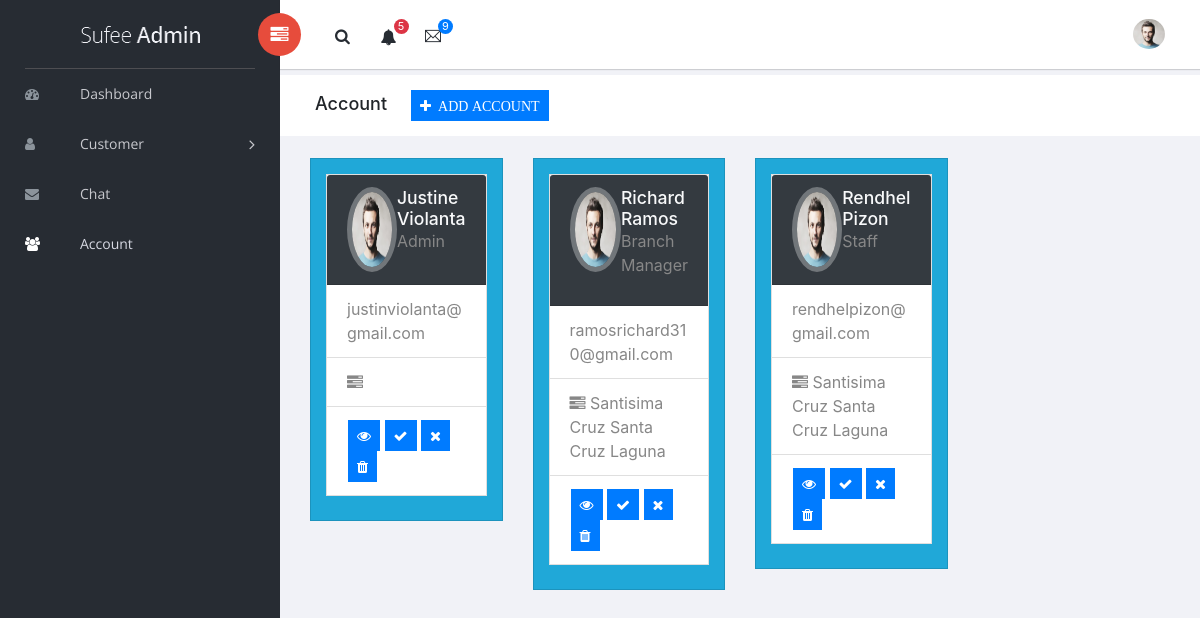
Page /branch_manager/account.php (signed in) on the committed database.
### tables this page shows
CREATE TABLE `user_info` (
  `acc_no` int(11) NOT NULL,
  `name` text NOT NULL,
  `position` enum('Admin','Branch Manager','Staff') NOT NULL,
  `user_bday` datetime DEFAULT NULL,
  `user_mobile` bigint(11) NOT NULL,
  `user_age` int(11) NOT NULL,
  `user_address` varchar(255) NOT NULL,
  `user_gender` varchar(11) NOT NULL,
  `user_edu` varchar(255) NOT NULL,
  `user_status` text NOT NULL
);

CREATE TABLE `acc_cred` (
  `acc_no` int(11) NOT NULL,
  `email` varchar(49) DEFAULT NULL,
  `password` varchar(15) DEFAULT NULL,
  `acc_status` enum('Pending','Approved','Declined') NOT NULL,
  `date_created` timestamp NOT NULL DEFAULT current_timestamp() ON UPDATE current_timestamp()
);

### branch_manager/account.php (the view, shortened to what this page needs)
<?php
require_once "../php/database.php";
?>
<!doctype html>
<html class="no-js" lang="en">
<head>
    <link rel="stylesheet" href="vendors/bootstrap/dist/css/bootstrap.min.css">
    <link rel="stylesheet" href="vendors/font-awesome/css/font-awesome.min.css">
    <link rel="stylesheet" href="vendors/themify-icons/css/themify-icons.css">
    <link rel="stylesheet" href="vendors/flag-icon-css/css/flag-icon.min.css">
    <link rel="stylesheet" href="vendors/selectFX/css/cs-skin-elastic.css">
    <link rel="stylesheet" href="vendors/jqvmap/dist/jqvmap.min.css">
    <link rel="stylesheet" href="assets/css/style.css">
</head>
<body>
    <aside id="left-panel" class="left-panel">
        <nav class="navbar navbar-expand-sm navbar-default">
            <div class="navbar-header">
                <a class="navbar-brand" href="./"><img src="images/logo.png" alt="Logo"></a>
            </div>
            <div id="main-menu" class="main-menu collapse navbar-collapse">
                <ul class="nav navbar-nav">
                    <li>
                        <a href="dashboard.php"> <i class="menu-icon fa fa-dashboard"></i>Dashboard</a>
                    </li>
                    <li class="menu-item-has-children dropdown">
                        <a href="#" class="dropdown-toggle" data-toggle="dropdown" aria-haspopup="true" aria-expanded="false"> <i class="menu-icon fa fa-user"></i>Customer</a>
                    </li>
                     <li>
                        <a href="chat.php"> <i class="menu-icon fa fa-envelope"></i>Chat</a>
                    </li>
                    <li class="active">
                        <a href="account.php"> <i class="menu-icon fa fa-users"></i>Account</a>
                    </li>
                </ul>
            </div>
        </nav>
    </aside>
    <div id="right-panel" class="right-panel">
        <header id="header" class="header">
            <div class="header-menu">
                <div class="col-sm-7">
                    <a id="menuToggle" class="menutoggle pull-left"><i class="fa fa fa-tasks"></i></a>
                    <div class="header-left">
                        <button class="search-trigger"><i class="fa fa-search"></i></button>
                        <div class="dropdown for-notification">
                            <button class="btn btn-secondary dropdown-toggle" type="button" id="notification" data-toggle="dropdown" aria-haspopup="true" aria-expanded="false">
                                <i class="fa fa-bell"></i>
                                <span class="count bg-danger">5</span>
                            </button>
                        </div>
                        <div class="dropdown for-message">
                            <button class="btn btn-secondary dropdown-toggle" type="button"
                                id="message"
                                data-toggle="dropdown" aria-haspopup="true" aria-expanded="false">
                                <i class="ti-email"></i>
                                <span class="count bg-primary">9</span>
                            </button>
                        </div>
                    </div>
                </div>
                <div class="col-sm-5">
                    <div class="user-area dropdown float-right">
                        <a href="#" class="dropdown-toggle" data-toggle="dropdown" aria-haspopup="true" aria-expanded="false">
                            <img class="user-avatar rounded-circle" src="images/admin.jpg" alt="User Avatar">
                        </a>
                    </div>
                </div>
            </div>
        </header>
        <div class="breadcrumbs">
            <div class="col-sm-4">
                <div class="page-header float-left">
                    <div class="page-title">
                        <h1>Account&nbsp
                            &nbsp&nbsp
                            <button type="submit" class="btn btn-primary btn-sm" data-toggle="modal" data-target="#add"><i class="fa fa-plus">&nbsp&nbspADD ACCOUNT</i>
                                                 </button></h1>
                    </div>
                </div>
            </div>
        </div>
        <div class="content mt-3">
            <?php
                $fetch = mysqli_query($config, "SELECT * FROM user_info");
                $email = mysqli_query($config, "SELECT email FROM acc_cred");
                $records = mysqli_query($config, "SELECT * FROM user_info");
                while($data = mysqli_fetch_array($fetch) AND $data2 = mysqli_fetch_array($email) AND $data3 = mysqli_fetch_array($records)) {
            ?>
            <div class="col-sm-6 col-lg-3">
                <div class="card text-white bg-flat-color-1">
                    <div class="card-body pb-0">
                        <aside class="profile-nav alt">
                            <section class="card">
                                <div class="card-header user-header alt bg-dark">
                                    <div class="media">
                                        <a href="#">
                                                <img class="align-self-center rounded-circle mr-3" style="width:85px; height:85px;" alt="" src="images/admin.jpg">
                                         </a>
                                        <div class="media-body">
                                            <h4 class="text-light display-6"><?php echo $data['name']?></h4>
                                            <p><?php echo $data['position']?></p>
                                        </div>
                                    </div>
                                </div>
                                <ul class="list-group list-group-flush">
                                    <li class="list-group-item">
                                        <a href="#"> <?php echo $data2['email']?> <span class="badge badge-primary pull-right"></span></a>
                                    </li>
                                    <li class="list-group-item">
                                        <a href="#"> <i class="fa fa-tasks"></i> <?php echo $data['user_address']?></a>
                                    </li>
                                    <li class="list-group-item">
                                        <center>
                                            <table>
                                             <tr>
                                            <td><button type="submit" class="btn btn-primary btn-sm viewbtn" data-bs-toggle="modal" data-bs-target="#view"><i class="fa fa-eye"></i> </button>
                                            <button type="submit" class="btn btn-primary btn-sm approvebtn" data-bs-toggle="modal" data-bs-target="#approved"><i class="fa fa-check"></i></button>
                                            <button type="submit" class="btn btn-primary btn-sm rejectbtn" data-bs-toggle="modal" data-bs-target="#reject"><i class="fa fa-times"></i></button>
                                            <button type="submit" class="btn btn-primary btn-sm deletebtn" data-bs-toggle="modal" data-bs-target="#delete"><i class="fa fa-trash"></i></button></td>
                                            </tr>
                                            </table>
                                        </center>
                                    </li>
                                </ul>
                            </section>
                        </aside>
                    </div>
                </div>
            </div>
            <?php
                }
            ?>
        </div>
    </div>
</body>
</html>

### rows in the picture
user_info: name "Justine Violanta", position "Admin", acc_no.email "justinviolanta@gmail.com"
user_info: name "Richard Ramos", position "Branch Manager", acc_no.email "ramosrichard310@gmail.com", user_address "Santisima Cruz Santa Cruz Laguna"
user_info: name "Rendhel Pizon", position "Staff", acc_no.email "rendhelpizon@gmail.com", user_address "Santisima Cruz Santa Cruz Laguna"
